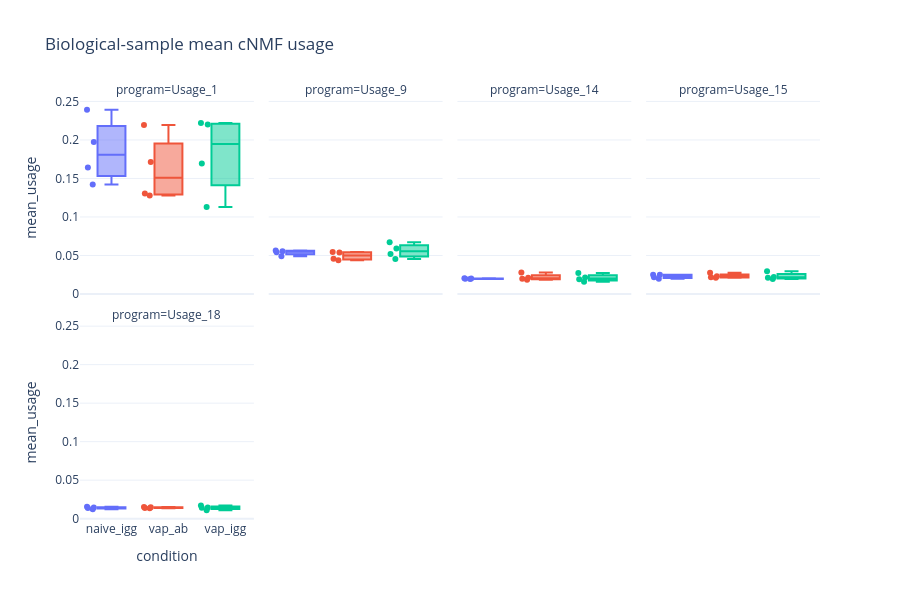

Notebook cell for this chart:
### Markdown cell above
## Usage by biological sample

The plots summarize program usage using one mean per biological sample. Review filters are applied before sample means are calculated, so cells are not treated as independent replicates.

### Code cell
# mask = usage_obs['cluster_sub']=='OLIG_sub7'
SELECTED_PROGRAMS = programs[9:]
SELECTED_PROGRAMS = [programs[0], programs[8], programs[13], programs[14], programs[17]]
sample_summary = sample_usage_summary(
    usage_obs,
    # usage_obs[mask],
    sample_key=config["cnmf"]["sample_key"],
    condition_key=config["cnmf"]["condition_key"],
    usage_cols=SELECTED_PROGRAMS,
)
display(sample_summary)
plot_sample_usage(
    sample_summary,
    condition_key=config["cnmf"]["condition_key"],
    sample_key=config["cnmf"]["sample_key"],
    programs=SELECTED_PROGRAMS,
).show()

### Figure 1 — Plotly figure (JSON) as saved in the notebook; plotly's stock layout.template omitted (floating-point values rounded to 4 significant figures)
{"data": [{"alignmentgroup": "True", "boxpoints": "all", "customdata": [["naive_70_igg", 14208], ["naive_72_igg", 12299], ["naive_75_igg", 13759], ["naive_77_igg", 14547]], "hovertemplate": "condition=%{x}<br>program=Usage_1<br>mean_usage=%{y}<br>sample_id=%{customdata[0]}<br>n_cells=%{customdata[1]}<extra></extra>", "legendgroup": "naive_igg", "marker": {"color": "#636efa"}, "name": "naive_igg", "notched": false, "offsetgroup": "naive_igg", "orientation": "v", "showlegend": true, "type": "box", "x": ["naive_igg", "naive_igg", "naive_igg", "naive_igg"], "x0": " ", "xaxis": "x5", "y": [0.1641, 0.2392, 0.1973, 0.1421], "y0": " ", "yaxis": "y5"}, {"alignmentgroup": "True", "boxpoints": "all", "customdata": [["naive_70_igg", 14208], ["naive_72_igg", 12299], ["naive_75_igg", 13759], ["naive_77_igg", 14547]], "hovertemplate": "condition=%{x}<br>program=Usage_9<br>mean_usage=%{y}<br>sample_id=%{customdata[0]}<br>n_cells=%{customdata[1]}<extra></extra>", "legendgroup": "naive_igg", "marker": {"color": "#636efa"}, "name": "naive_igg", "notched": false, "offsetgroup": "naive_igg", "orientation": "v", "showlegend": false, "type": "box", "x": ["naive_igg", "naive_igg", "naive_igg", "naive_igg"], "x0": " ", "xaxis": "x6", "y": [0.0542, 0.05651, 0.05552, 0.04895], "y0": " ", "yaxis": "y6"}, {"alignmentgroup": "True", "boxpoints": "all", "customdata": [["naive_70_igg", 14208], ["naive_72_igg", 12299], ["naive_75_igg", 13759], ["naive_77_igg", 14547]], "hovertemplate": "condition=%{x}<br>program=Usage_14<br>mean_usage=%{y}<br>sample_id=%{customdata[0]}<br>n_cells=%{customdata[1]}<extra></extra>", "legendgroup": "naive_igg", "marker": {"color": "#636efa"}, "name": "naive_igg", "notched": false, "offsetgroup": "naive_igg", "orientation": "v", "showlegend": false, "type": "box", "x": ["naive_igg", "naive_igg", "naive_igg", "naive_igg"], "x0": " ", "xaxis": "x7", "y": [0.01937, 0.01977, 0.01998, 0.02032], "y0": " ", "yaxis": "y7"}, {"alignmentgroup": "True", "boxpoints": "all", "customdata": [["naive_70_igg", 14208], ["naive_72_igg", 12299], ["naive_75_igg", 13759], ["naive_77_igg", 14547]], "hovertemplate": "condition=%{x}<br>program=Usage_15<br>mean_usage=%{y}<br>sample_id=%{customdata[0]}<br>n_cells=%{customdata[1]}<extra></extra>", "legendgroup": "naive_igg", "marker": {"color": "#636efa"}, "name": "naive_igg", "notched": false, "offsetgroup": "naive_igg", "orientation": "v", "showlegend": false, "type": "box", "x": ["naive_igg", "naive_igg", "naive_igg", "naive_igg"], "x0": " ", "xaxis": "x8", "y": [0.0197, 0.02493, 0.02186, 0.02482], "y0": " ", "yaxis": "y8"}, {"alignmentgroup": "True", "boxpoints": "all", "customdata": [["naive_70_igg", 14208], ["naive_72_igg", 12299], ["naive_75_igg", 13759], ["naive_77_igg", 14547]], "hovertemplate": "condition=%{x}<br>program=Usage_18<br>mean_usage=%{y}<br>sample_id=%{customdata[0]}<br>n_cells=%{customdata[1]}<extra></extra>", "legendgroup": "naive_igg", "marker": {"color": "#636efa"}, "name": "naive_igg", "notched": false, "offsetgroup": "naive_igg", "orientation": "v", "showlegend": false, "type": "box", "x": ["naive_igg", "naive_igg", "naive_igg", "naive_igg"], "x0": " ", "xaxis": "x", "y": [0.01534, 0.01443, 0.01219, 0.01396], "y0": " ", "yaxis": "y"}, {"alignmentgroup": "True", "boxpoints": "all", "customdata": [["vap_38_ab", 13193], ["vap_41_ab", 13460], ["vap_49_ab", 12660], ["vap_52_ab", 14328]], "hovertemplate": "condition=%{x}<br>program=Usage_1<br>mean_usage=%{y}<br>sample_id=%{customdata[0]}<br>n_cells=%{customdata[1]}<extra></extra>", "legendgroup": "vap_ab", "marker": {"color": "#EF553B"}, "name": "vap_ab", "notched": false, "offsetgroup": "vap_ab", "orientation": "v", "showlegend": true, "type": "box", "x": ["vap_ab", "vap_ab", "vap_ab", "vap_ab"], "x0": " ", "xaxis": "x5", "y": [0.1714, 0.2195, 0.1303, 0.1277], "y0": " ", "yaxis": "y5"}, {"alignmentgroup": "True", "boxpoints": "all", "customdata": [["vap_38_ab", 13193], ["vap_41_ab", 13460], ["vap_49_ab", 12660], ["vap_52_ab", 14328]], "hovertemplate": "condition=%{x}<br>program=Usage_9<br>mean_usage=%{y}<br>sample_id=%{customdata[0]}<br>n_cells=%{customdata[1]}<extra></extra>", "legendgroup": "vap_ab", "marker": {"color": "#EF553B"}, "name": "vap_ab", "notched": false, "offsetgroup": "vap_ab", "orientation": "v", "showlegend": false, "type": "box", "x": ["vap_ab", "vap_ab", "vap_ab", "vap_ab"], "x0": " ", "xaxis": "x6", "y": [0.05467, 0.05398, 0.04385, 0.04562], "y0": " ", "yaxis": "y6"}, {"alignmentgroup": "True", "boxpoints": "all", "customdata": [["vap_38_ab", 13193], ["vap_41_ab", 13460], ["vap_49_ab", 12660], ["vap_52_ab", 14328]], "hovertemplate": "condition=%{x}<br>program=Usage_14<br>mean_usage=%{y}<br>sample_id=%{customdata[0]}<br>n_cells=%{customdata[1]}<extra></extra>", "legendgroup": "vap_ab", "marker": {"color": "#EF553B"}, "name": "vap_ab", "notched": false, "offsetgroup": "vap_ab", "orientation": "v", "showlegend": false, "type": "box", "x": ["vap_ab", "vap_ab", "vap_ab", "vap_ab"], "x0": " ", "xaxis": "x7", "y": [0.01971, 0.02095, 0.02788, 0.01844], "y0": " ", "yaxis": "y7"}, {"alignmentgroup": "True", "boxpoints": "all", "customdata": [["vap_38_ab", 13193], ["vap_41_ab", 13460], ["vap_49_ab", 12660], ["vap_52_ab", 14328]], "hovertemplate": "condition=%{x}<br>program=Usage_15<br>mean_usage=%{y}<br>sample_id=%{customdata[0]}<br>n_cells=%{customdata[1]}<extra></extra>", "legendgroup": "vap_ab", "marker": {"color": "#EF553B"}, "name": "vap_ab", "notched": false, "offsetgroup": "vap_ab", "orientation": "v", "showlegend": false, "type": "box", "x": ["vap_ab", "vap_ab", "vap_ab", "vap_ab"], "x0": " ", "xaxis": "x8", "y": [0.02169, 0.02317, 0.02757, 0.02101], "y0": " ", "yaxis": "y8"}, {"alignmentgroup": "True", "boxpoints": "all", "customdata": [["vap_38_ab", 13193], ["vap_41_ab", 13460], ["vap_49_ab", 12660], ["vap_52_ab", 14328]], "hovertemplate": "condition=%{x}<br>program=Usage_18<br>mean_usage=%{y}<br>sample_id=%{customdata[0]}<br>n_cells=%{customdata[1]}<extra></extra>", "legendgroup": "vap_ab", "marker": {"color": "#EF553B"}, "name": "vap_ab", "notched": false, "offsetgroup": "vap_ab", "orientation": "v", "showlegend": false, "type": "box", "x": ["vap_ab", "vap_ab", "vap_ab", "vap_ab"], "x0": " ", "xaxis": "x", "y": [0.01344, 0.01505, 0.01471, 0.01397], "y0": " ", "yaxis": "y"}, {"alignmentgroup": "True", "boxpoints": "all", "customdata": [["vap_42_igg", 12367], ["vap_46_igg", 13045], ["vap_50_igg", 13557], ["vap_51_igg", 15268]], "hovertemplate": "condition=%{x}<br>program=Usage_1<br>mean_usage=%{y}<br>sample_id=%{customdata[0]}<br>n_cells=%{customdata[1]}<extra></extra>", "legendgroup": "vap_igg", "marker": {"color": "#00cc96"}, "name": "vap_igg", "notched": false, "offsetgroup": "vap_igg", "orientation": "v", "showlegend": true, "type": "box", "x": ["vap_igg", "vap_igg", "vap_igg", "vap_igg"], "x0": " ", "xaxis": "x5", "y": [0.1693, 0.113, 0.2201, 0.2221], "y0": " ", "yaxis": "y5"}, {"alignmentgroup": "True", "boxpoints": "all", "customdata": [["vap_42_igg", 12367], ["vap_46_igg", 13045], ["vap_50_igg", 13557], ["vap_51_igg", 15268]], "hovertemplate": "condition=%{x}<br>program=Usage_9<br>mean_usage=%{y}<br>sample_id=%{customdata[0]}<br>n_cells=%{customdata[1]}<extra></extra>", "legendgroup": "vap_igg", "marker": {"color": "#00cc96"}, "name": "vap_igg", "notched": false, "offsetgroup": "vap_igg", "orientation": "v", "showlegend": false, "type": "box", "x": ["vap_igg", "vap_igg", "vap_igg", "vap_igg"], "x0": " ", "xaxis": "x6", "y": [0.05181, 0.04533, 0.05917, 0.0673], "y0": " ", "yaxis": "y6"}, {"alignmentgroup": "True", "boxpoints": "all", "customdata": [["vap_42_igg", 12367], ["vap_46_igg", 13045], ["vap_50_igg", 13557], ["vap_51_igg", 15268]], "hovertemplate": "condition=%{x}<br>program=Usage_14<br>mean_usage=%{y}<br>sample_id=%{customdata[0]}<br>n_cells=%{customdata[1]}<extra></extra>", "legendgroup": "vap_igg", "marker": {"color": "#00cc96"}, "name": "vap_igg", "notched": false, "offsetgroup": "vap_igg", "orientation": "v", "showlegend": false, "type": "box", "x": ["vap_igg", "vap_igg", "vap_igg", "vap_igg"], "x0": " ", "xaxis": "x7", "y": [0.0192, 0.016, 0.02715, 0.02129], "y0": " ", "yaxis": "y7"}, {"alignmentgroup": "True", "boxpoints": "all", "customdata": [["vap_42_igg", 12367], ["vap_46_igg", 13045], ["vap_50_igg", 13557], ["vap_51_igg", 15268]], "hovertemplate": "condition=%{x}<br>program=Usage_15<br>mean_usage=%{y}<br>sample_id=%{customdata[0]}<br>n_cells=%{customdata[1]}<extra></extra>", "legendgroup": "vap_igg", "marker": {"color": "#00cc96"}, "name": "vap_igg", "notched": false, "offsetgroup": "vap_igg", "orientation": "v", "showlegend": false, "type": "box", "x": ["vap_igg", "vap_igg", "vap_igg", "vap_igg"], "x0": " ", "xaxis": "x8", "y": [0.02101, 0.01943, 0.02948, 0.02213], "y0": " ", "yaxis": "y8"}, {"alignmentgroup": "True", "boxpoints": "all", "customdata": [["vap_42_igg", 12367], ["vap_46_igg", 13045], ["vap_50_igg", 13557], ["vap_51_igg", 15268]], "hovertemplate": "condition=%{x}<br>program=Usage_18<br>mean_usage=%{y}<br>sample_id=%{customdata[0]}<br>n_cells=%{customdata[1]}<extra></extra>", "legendgroup": "vap_igg", "marker": {"color": "#00cc96"}, "name": "vap_igg", "notched": false, "offsetgroup": "vap_igg", "orientation": "v", "showlegend": false, "type": "box", "x": ["vap_igg", "vap_igg", "vap_igg", "vap_igg"], "x0": " ", "xaxis": "x", "y": [0.01097, 0.01458, 0.01427, 0.01708], "y0": " ", "yaxis": "y"}], "layout": {"annotations": [{"font": {}, "showarrow": false, "text": "program=Usage_18", "x": 0.1175, "xanchor": "center", "xref": "paper", "y": 0.465, "yanchor": "bottom", "yref": "paper"}, {"font": {}, "showarrow": false, "text": "program=Usage_1", "x": 0.1175, "xanchor": "center", "xref": "paper", "y": 1.0, "yanchor": "bottom", "yref": "paper"}, {"font": {}, "showarrow": false, "text": "program=Usage_9", "x": 0.3725, "xanchor": "center", "xref": "paper", "y": 1.0, "yanchor": "bottom", "yref": "paper"}, {"font": {}, "showarrow": false, "text": "program=Usage_14", "x": 0.6275, "xanchor": "center", "xref": "paper", "y": 1.0, "yanchor": "bottom", "yref": "paper"}, {"font": {}, "showarrow": false, "text": "program=Usage_15", "x": 0.8825, "xanchor": "center", "xref": "paper", "y": 1.0, "yanchor": "bottom", "yref": "paper"}], "boxmode": "overlay", "height": 600, "legend": {"title": {"text": "condition"}, "tracegroupgap": 0}, "showlegend": false, "title": {"text": "Biological-sample mean cNMF usage"}, "xaxis": {"anchor": "y", "categoryarray": ["naive_igg", "vap_ab", "vap_igg"], "categoryorder": "array", "domain": [0, 0.235], "title": {"text": "condition"}}, "xaxis2": {"anchor": "y2", "categoryarray": ["naive_igg", "vap_ab", "vap_igg"], "categoryorder": "array", "domain": [0.255, 0.49], "matches": "x", "title": {"text": "condition"}}, "xaxis3": {"anchor": "y3", "categoryarray": ["naive_igg", "vap_ab", "vap_igg"], "categoryorder": "array", "domain": [0.51, 0.745], "matches": "x", "title": {"text": "condition"}}, "xaxis4": {"anchor": "y4", "categoryarray": ["naive_igg", "vap_ab", "vap_igg"], "categoryorder": "array", "domain": [0.765, 1.0], "matches": "x", "title": {"text": "condition"}}, "xaxis5": {"anchor": "y5", "domain": [0, 0.235], "matches": "x", "showticklabels": false}, "xaxis6": {"anchor": "y6", "domain": [0.255, 0.49], "matches": "x", "showticklabels": false}, "xaxis7": {"anchor": "y7", "domain": [0.51, 0.745], "matches": "x", "showticklabels": false}, "xaxis8": {"anchor": "y8", "domain": [0.765, 1.0], "matches": "x", "showticklabels": false}, "yaxis": {"anchor": "x", "domain": [0, 0.465], "title": {"text": "mean_usage"}}, "yaxis2": {"anchor": "x2", "domain": [0, 0.465], "matches": "y", "showticklabels": false}, "yaxis3": {"anchor": "x3", "domain": [0, 0.465], "matches": "y", "showticklabels": false}, "yaxis4": {"anchor": "x4", "domain": [0, 0.465], "matches": "y", "showticklabels": false}, "yaxis5": {"anchor": "x5", "domain": [0.535, 1.0], "matches": "y", "title": {"text": "mean_usage"}}, "yaxis6": {"anchor": "x6", "domain": [0.535, 1.0], "matches": "y", "showticklabels": false}, "yaxis7": {"anchor": "x7", "domain": [0.535, 1.0], "matches": "y", "showticklabels": false}, "yaxis8": {"anchor": "x8", "domain": [0.535, 1.0], "matches": "y", "showticklabels": false}}}
